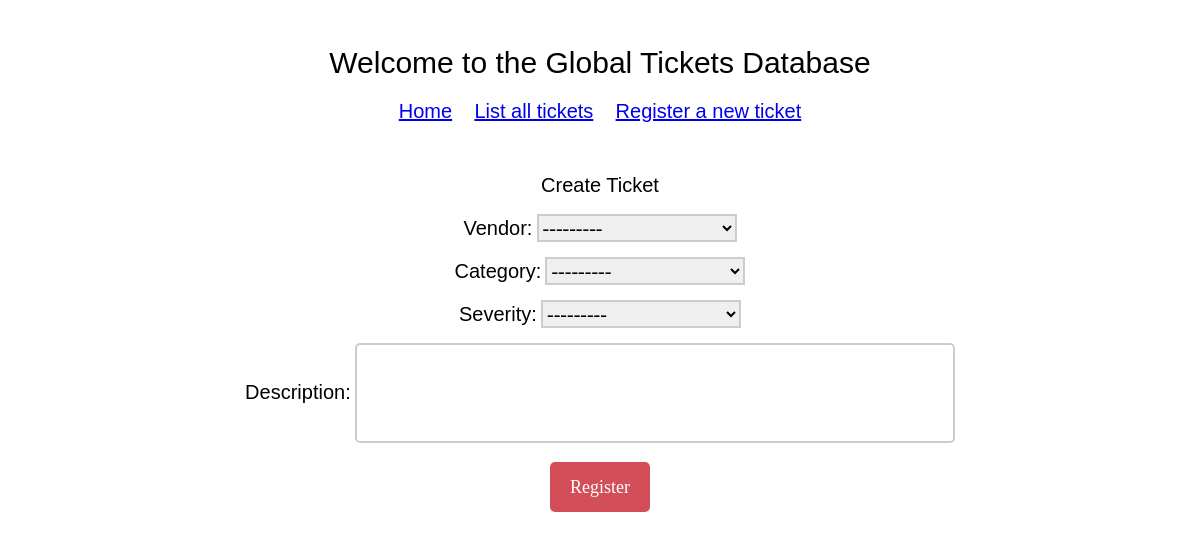
/support/register/, run on an earlier commit of the app's database.
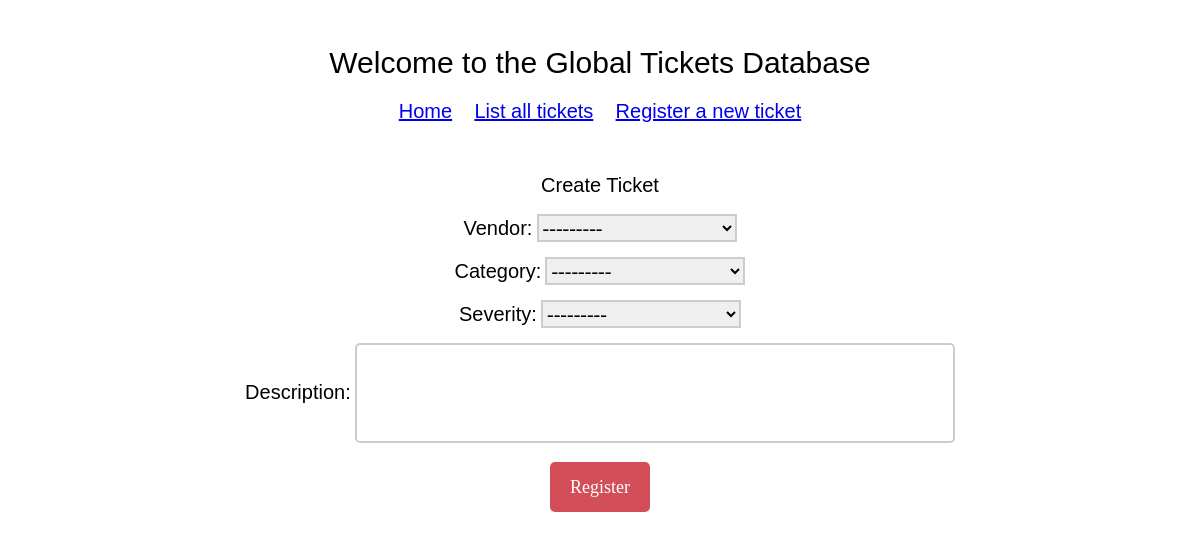
And on a later commit of the database.
### support/models.py (models this page shows)
class Vendor(models.Model):
    vendor = models.CharField(max_length=25)
    def __str__(self):
        return self.vendor

class Category(models.Model):
    CATEGORY_CHOICES = (
        ('Website Down', 'Website Down'),
        ('Problem with WiFi', 'Problem with WiFi'),
        ('Server Down', 'Server Down'),
        ('Cannot Login', 'Cannot Login'),
        ('Critical Bug','Critical Bug'),
        ('Problem with Billing System','Problem with Billing System'),
    )
    category = models.CharField(max_length=50, choices=CATEGORY_CHOICES)
    class Meta:
        verbose_name_plural = "categories"
    def __str__(self):
        return self.category

### support/views.py (the view, shortened to what this page needs)
# urls.py: path('register/', views.RegisterView.as_view(), name='register'),
class RegisterView(View):
    form_class = RegisterForm
    template_name = 'support/form.html'
    def get(self, request, *args, **kwargs):
        form = self.form_class()
        return render(request, self.template_name, {'form': form})

### support/forms.py
class RegisterForm(forms.ModelForm):
    class Meta:
        model = Ticket
        fields = ['vendor', 'category', 'severity', 'description']

### support/templates/support/form.html (shortened to what this page needs)
{% extends "support/base.html" %}
{% block content %}
<h2>Create Ticket</h2>
<div class="registerform">
<form action="" method="post">
    {{ form.as_p }}
    <input type="submit" value="Register">
</form>
</div>
{% endblock %}

What changed in the data, as far as the page shows it:
added Vendor: vendor "---------"
added Category: category "---------"
Also different on the page:
form field vendor: "---------" → (not shown)
form field category: "---------" → (not shown)
